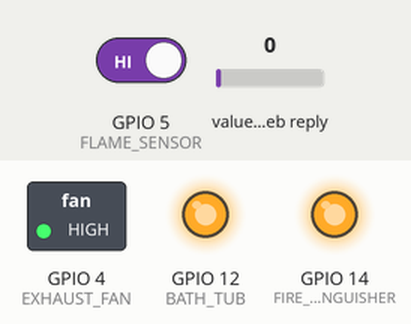
Simulated run of this sketch. Board: ESP8266 (NodeMCU). Shown: switched loads named in the sketch (green lamp = pin HIGH), output pins drawn as LEDs (lit = HIGH). The inputs (shaded band) are chosen by the test bench; at power-on: GPIO 5 (FLAME_SENSOR) HIGH, value in the web reply 0. WiFi joins after 1.5 s; servers stay silent unless stated; web services answer with replies made up by the test bench.

Above: at 2.7 s.
2.8 s: GPIO 5 (FLAME_SENSOR) driven LOW
At 3.6 s:
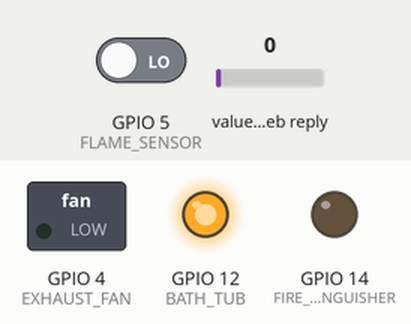
4.8 s: GPIO 5 (FLAME_SENSOR) driven HIGH
At 6.1 s:
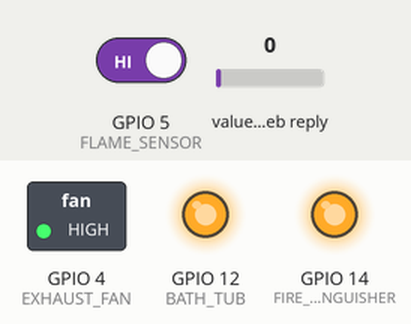
Timing chart, 0 to 7.8 s (numbered marks = the images above; inputs shaded):
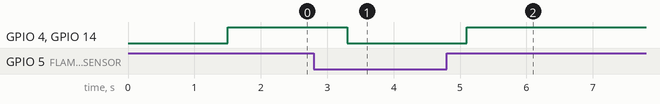

The sketch:

Smart_Home_ESP_SIM.ino
```cpp
// Smart Home Code for the ESP

/* Includes Section*/
#include <Wire.h>
#include <SoftwareSerial.h>
#include <ThingSpeak.h>
#include <ESP8266WiFi.h>

SoftwareSerial s(3,1);

// Set up the CLIENT connection
WiFiClient  client;
unsigned long counterChannelNumber = 2536970;                // Channel ID
const char * myCounterReadAPIKey = "0AN0ZZ63TWGFSD8F";       // Read API Key
const int FieldNumber1 = 1;                                  // The field you wish to read
const int FieldNumber2 = 2;                                  // The field you wish to read

// Timer
#define INTERVAL 50
unsigned long time_for_action;

// Set up the pin variables
#define FLAME_SENSOR      5
#define EXHAUST_FAN       4
#define BATH_TUB          12
#define FIRE_EXTINGUISHER 14

bool FLAME_SENSOR_STATUS = 0;

bool ALARM_OFF_Status = 0;

void setup() {
  // Connecting to Wi-Fi
  s.begin(115200);
  s.println();

  WiFi.begin("Galal", "600070000");                 // write wifi name & password

  s.print("Connecting");
  while (WiFi.status() != WL_CONNECTED)
  {
    delay(500);
    s.print(".");
  }
  s.println();
  s.print("Connected, IP address: ");
  s.println(WiFi.localIP());
  ThingSpeak.begin(client);

  pinMode(FLAME_SENSOR, INPUT);
  pinMode(EXHAUST_FAN, OUTPUT);
  pinMode(BATH_TUB, OUTPUT);
  pinMode(FIRE_EXTINGUISHER, OUTPUT);

  digitalWrite(EXHAUST_FAN, HIGH);
  digitalWrite(BATH_TUB, HIGH);
  digitalWrite(FIRE_EXTINGUISHER, HIGH);
}

void loop() {
  FLAME_SENSOR_STATUS = digitalRead(FLAME_SENSOR);

  int A;
  if(millis() > time_for_action)
  {
    time_for_action = millis() + (unsigned long) INTERVAL;
    A = ThingSpeak.readLongField(counterChannelNumber, FieldNumber1, myCounterReadAPIKey);
    s.println(A);
  }

  if(A == 5)
  {
    digitalWrite(BATH_TUB, LOW);
  }
  else if(A == 6)
  {
    digitalWrite(BATH_TUB, HIGH);
  }

  if(FLAME_SENSOR_STATUS == LOW)
  {
    while(!FLAME_SENSOR_STATUS)
    {
      FLAME_SENSOR_STATUS = digitalRead(FLAME_SENSOR);
      s.println(2); // FIRE ALERT
      digitalWrite(EXHAUST_FAN, LOW);
      digitalWrite(FIRE_EXTINGUISHER, LOW);
    }
  }
  else
  {
    digitalWrite(EXHAUST_FAN, HIGH);
    digitalWrite(FIRE_EXTINGUISHER, HIGH);
  }

}
```

Measured:
- after the input at 2.8 s, GPIO 4 (EXHAUST_FAN), GPIO 14 (FIRE_EXTINGUISHER): HIGH → LOW after 0.50 s
- after the input at 4.8 s, GPIO 4 (EXHAUST_FAN), GPIO 14 (FIRE_EXTINGUISHER): LOW → HIGH after 0.30 s
